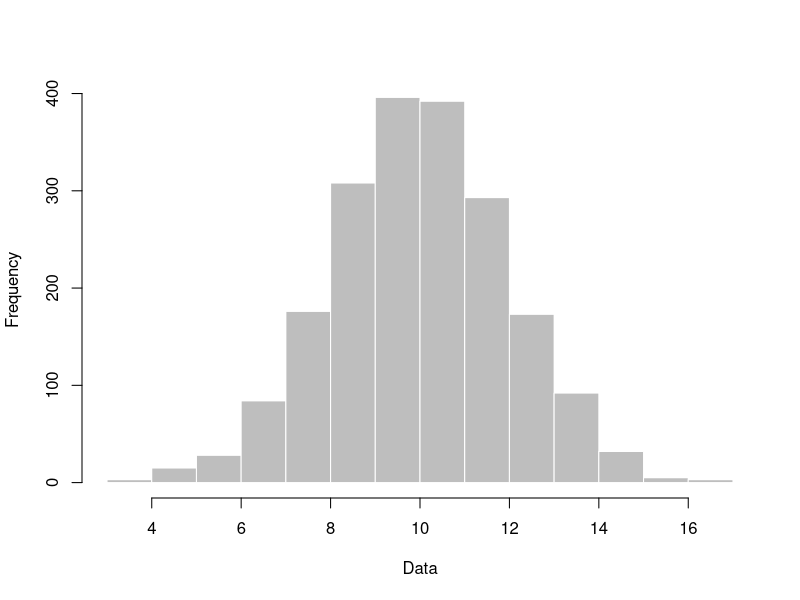
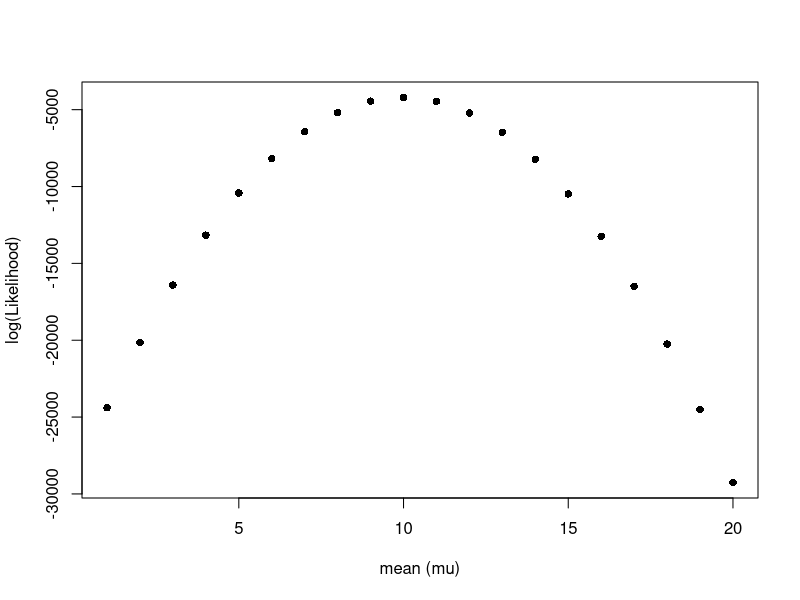
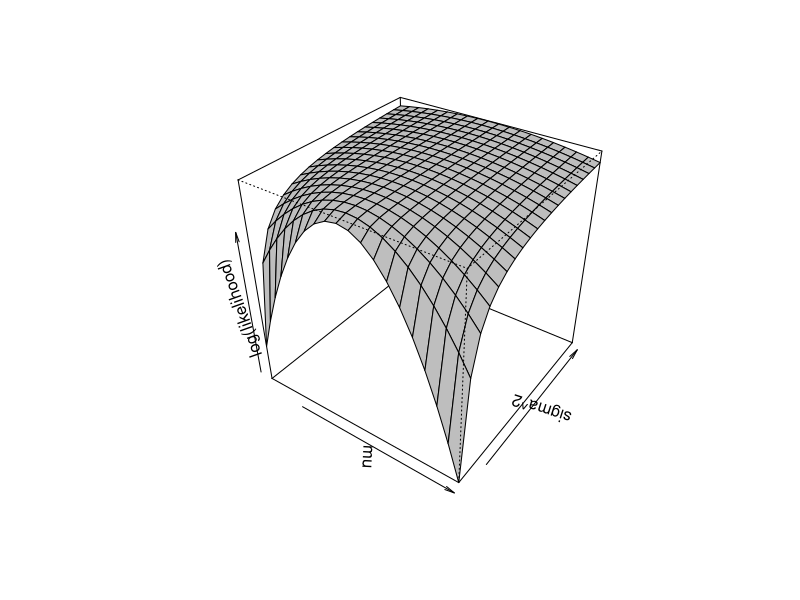
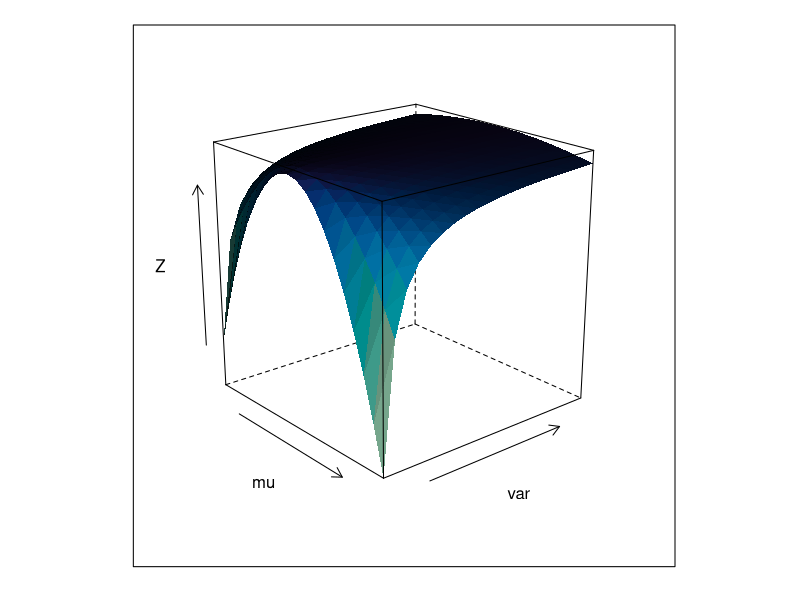

Reproduce these figures in R, in order.
## Figures for the Item_2 presentation.

## Seed para o script:
set.seed(1234)

## Gerar uma distribuição normal e o plot.
nr <- rnorm(n = 2000, mean = 10, sd = 2)
hist(nr, main="", xlab="Data", col = "gray", border = "white")

## Log da verossimilhança de diferentes valores da média:
## Note que os valores são muito pequenos para calcular no espaço real.
## Para trabalhar com verossimilhanças é importante transformar para o log.
lik.norm <- function(dt, mu, var){
  ## dt = dados (vector).
  ## mu = média.
  ## var = variancia.
  n <- length(dt)
  first <- log(2)*(-n/2) + log(pi)*(-n/2) + log(var)*(-n/2)
  second <- -1/(2*var) * sum( (dt - mu)^2 )
  lik <- first + second
  return(lik)
}

## Podemos usar a função de loglik para traçar a superfície de verossimilhança.
## Note que esse gráfico mostra somente o perfil de verossimilhança para a média
##     assumindo sigma = 2.
res <- vector()
for(i in 1:20){
  res[i] <- lik.norm(dt=nr, mu=i, var=4)
}
plot(res~seq(1,20), xlab = "mean (mu)", ylab = "log(Likelihood)", pch = 16)

## Agora vamos calcular a superfície completa de likelihood.
## Nesse caso temos dois parâmetros e, portanto, precisamos adicionar
##    mais um eixo no gráfico. O que vai tornar o gráfico 3D.
## Para tal vamos utilizar a função 'persp'.

x <- 1:20 ## valores para mu
y <- seq(0.5, 10, length.out = 20) ## valores para sigma
## Vamos usar z para criar uma tabela com a combinação dos valores de
##    log likelihood.
## Os valores de x estão nas linhas e os de y nas colunas.
z <- matrix(data = NA, nrow = 20, ncol = 20)
for(i in 1:20){
  for(j in 1:20){
    z[i,j] <- lik.norm(dt=nr, mu=x[i], var=y[j])
  }
}

persp(x, y, z, theta = 35, phi = 35, xlab = "mu", ylab = "sigma^2", zlab = "log(likelihood)", border = "black", col = "grey", r = 4)

## Outra forma de plot:
library(lattice)
X <- as.matrix( expand.grid(x, y))
colnames(X) <- c("mu","var")
Z <- vector()
for(i in 1:nrow(X)){
  Z[i] <- lik.norm(dt=nr, mu=X[i,1], var=X[i,2])
}
df <- data.frame(X, Z)

wireframe(Z ~ mu*var, data=df, main="", shade=TRUE
          , screen = list(z = -50, x = -70) )